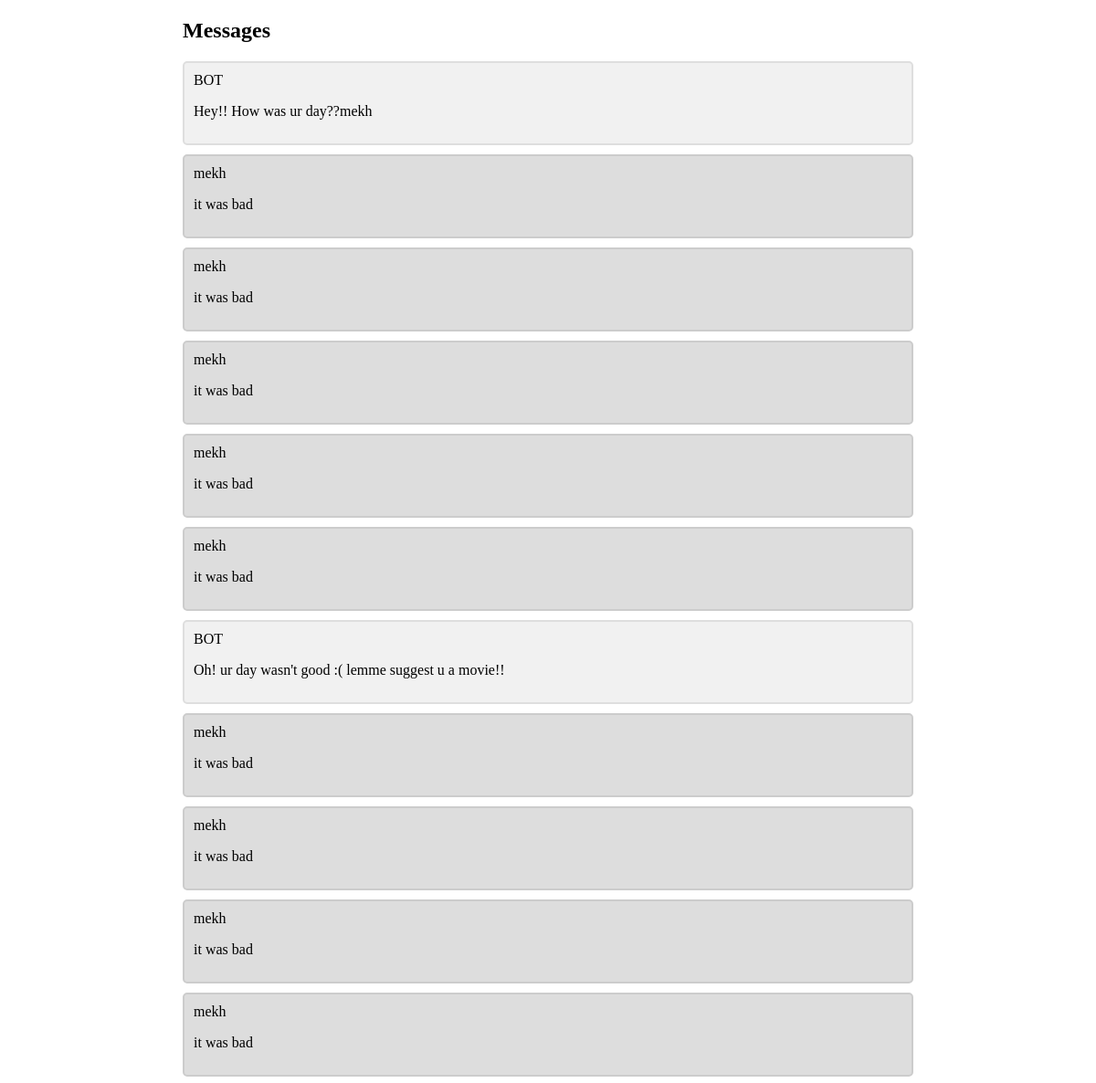
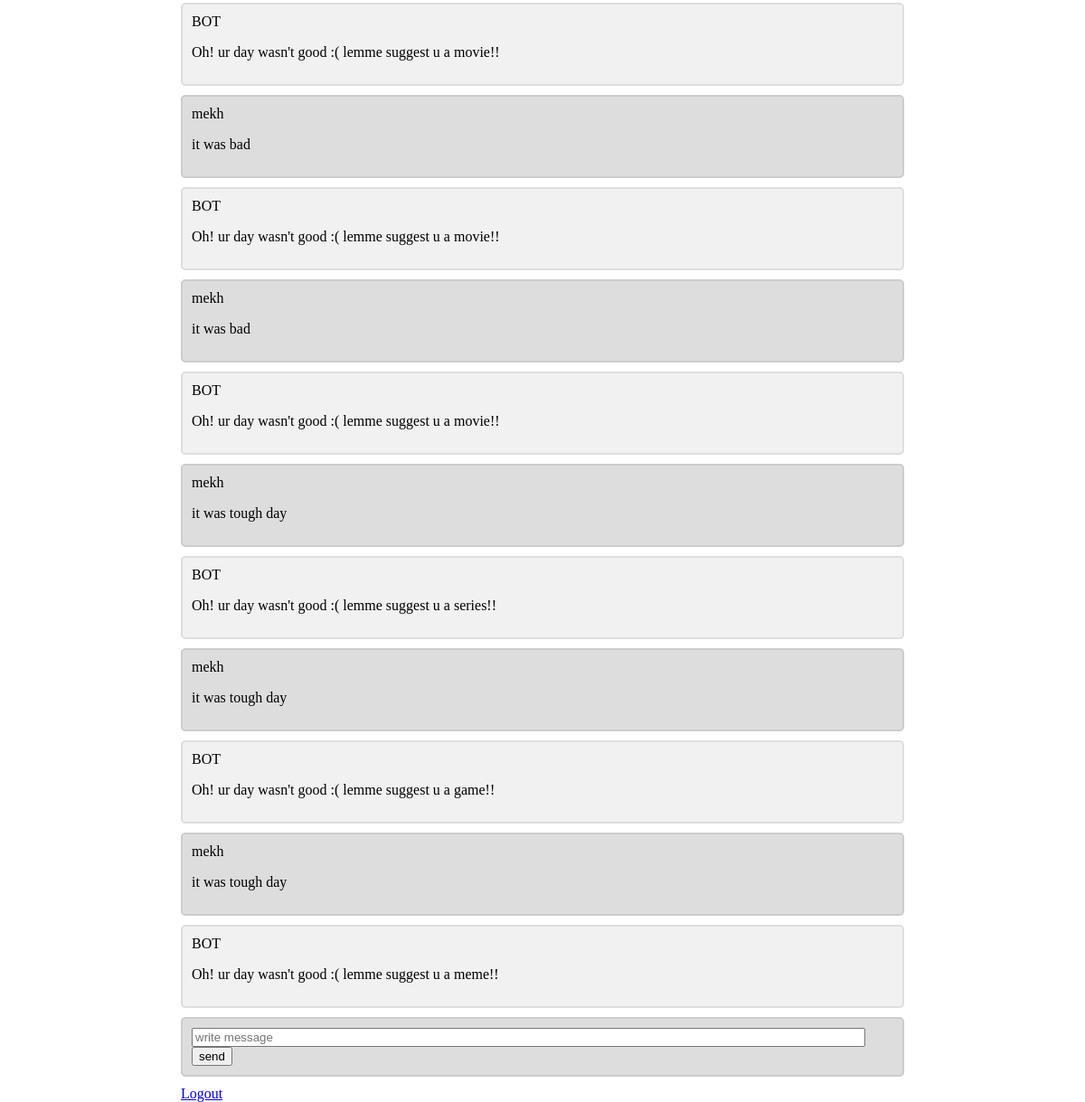
The app's page / (signed in) with its own data (2 pictures, top to bottom).
### chatbot/models.py (models this page shows)
class Message(models.Model):
    message = models.CharField(max_length=1024)
    user = models.ForeignKey(User, on_delete=models.CASCADE)
    writer=models.CharField(max_length= 20, default='bot')

### chatbot/views.py (the view, shortened to what this page needs)
# urls.py: 2. Add a URL to urlpatterns:  path('', views.home, name='home')
def home(request):
    if request.user.is_authenticated:
        user=User.objects.get(pk=request.user.pk)
        messages=Message.objects.filter(user = user)
        if not messages:
            message=Message.objects.create(user=user, message= "Hey!! How was ur day??"+user.username )
            message.save()
            messages=Message.objects.filter(user = user)
        return render(request, 'bot.html', context={ 'messages' : messages })
    else:
        return redirect('login')

### chatbot/templates/bot.html (shortened to what this page needs)
<!DOCTYPE html>
<html>
<head>
</head>
<body>
<h2>Messages</h2>
{% for message in messages %}
    {% if message.writer == 'bot' %}
    <div class="container">
        <span> BOT </span>
        <p>{{ message.message }}</p>
    </div>
    {% else %}
    <div class="container darker">
        <span> {{message.writer}} </span>
        <p>{{ message.message }}</p>
      </div>
    {% endif %}
{% endfor %}
<form method="post">
  <div class="container darker" >
    <input type="text" size= '90' placeholder="write message" name="message" required>
    <button type="submit">send</button>
  </div>
  <a href="{% url 'logout' %} ">Logout</a>
</form>
</body>
</html>

### chatbot/templates/bot.html (style rules this page uses)
body { margin: 0 auto; max-width: 800px; padding: 0 20px; }
.container { border: 2px solid #dedede; background-color: #f1f1f1; border-radius: 5px; padding: 10px; margin: 10px 0; }
.darker { border-color: #ccc; background-color: #ddd; }
.container::after { content: ""; clear: both; display: table; }

### records on screen
Message: message "Hey!! How was ur day??mekh"
Message: writer "mekh", message "it was bad"
Message: writer "mekh", message "it was bad"
Message: writer "mekh", message "it was bad"
Message: writer "mekh", message "it was bad"
Message: writer "mekh", message "it was bad"
Message: message "Oh! ur day wasn't good :( lemme suggest u a movie!!"
Message: writer "mekh", message "it was bad"
Message: writer "mekh", message "it was bad"
Message: writer "mekh", message "it was bad"
Message: writer "mekh", message "it was bad"
Message: message "Oh! ur day wasn't good :( lemme suggest u a movie!!"
Message: writer "mekh", message "it was bad"
Message: message "Oh! ur day wasn't good :( lemme suggest u a movie!!"
Message: writer "mekh", message "it was bad"
Message: message "Oh! ur day wasn't good :( lemme suggest u a movie!!"
Message: writer "mekh", message "it was tough day"
Message: message "Oh! ur day wasn't good :( lemme suggest u a series!!"
Message: writer "mekh", message "it was tough day"
Message: message "Oh! ur day wasn't good :( lemme suggest u a game!!"
Message: writer "mekh", message "it was tough day"
Message: message "Oh! ur day wasn't good :( lemme suggest u a meme!!"
